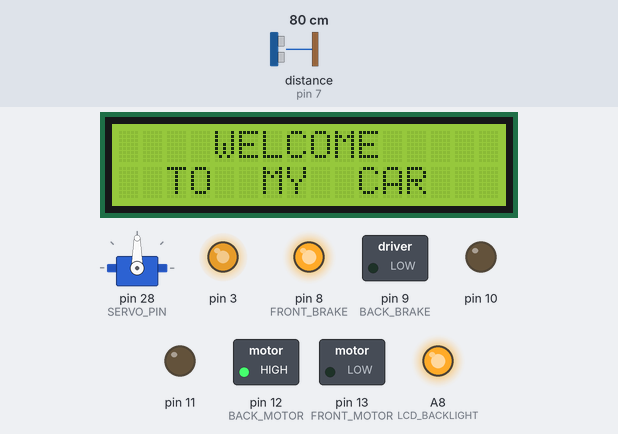
Recording of a sketch running on a simulated Arduino Mega 2560, built with avr-gcc and run on an emulated ATmega2560. Parts: 16×2 character LCD, servo, switched loads named in the sketch (green lamp = pin HIGH), output pins drawn as LEDs (lit = HIGH). Wiring (inferred from the names in the program): ultrasonic range finder: trigger pin 7; echo pin 7. Dashed ring = blinking. Inputs (shaded band) come from the test bench; at power-on: distance to the obstacle (sensor on pin 7) 80 cm. The echo pulse lasts 58.3 µs per cm; what the sketch prints to the serial monitor is not drawn.

Above: at 1.2 s.
1.3 s: distance to the obstacle (sensor on pin 7) set to 34 cm
2.8 s: distance to the obstacle (sensor on pin 7) set to 28 cm
At 3.3 s:
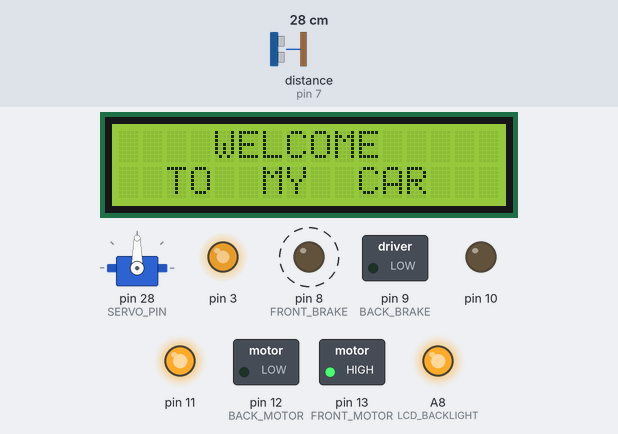
5.8 s: distance to the obstacle (sensor on pin 7) set to 60 cm
At 7.5 s:
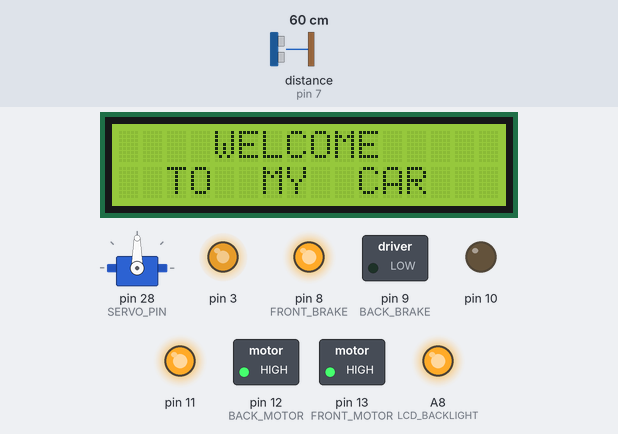
7.9 s: distance to the obstacle (sensor on pin 7) set to 2 cm
At 9.15 s:
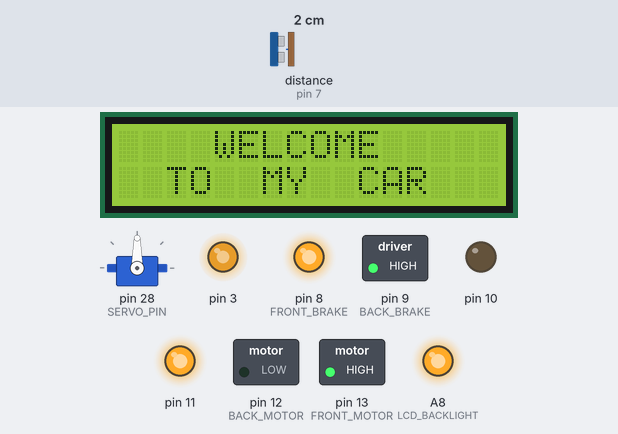
9.5 s: distance to the obstacle (sensor on pin 7) set to 35 cm
At 11.5 s:
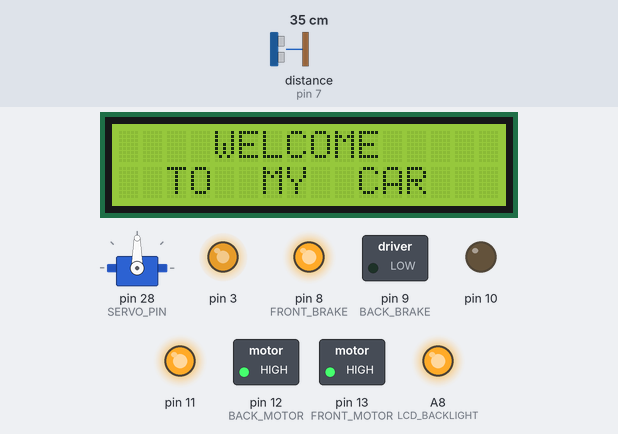
11.8 s: distance to the obstacle (sensor on pin 7) set to 4 cm
At 13.09 s:
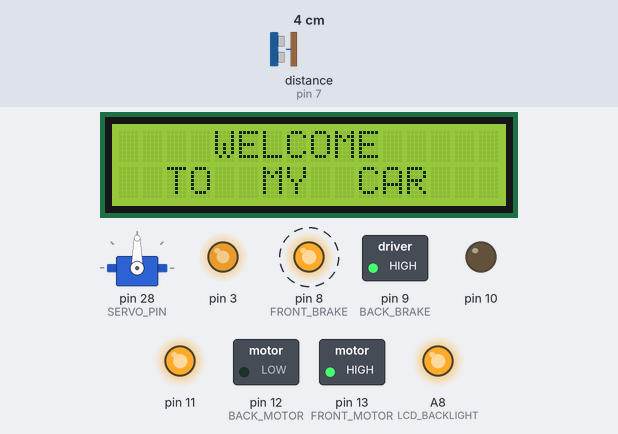
Timing chart, 0 to 15.8 s (numbered marks = the images above; inputs shaded):
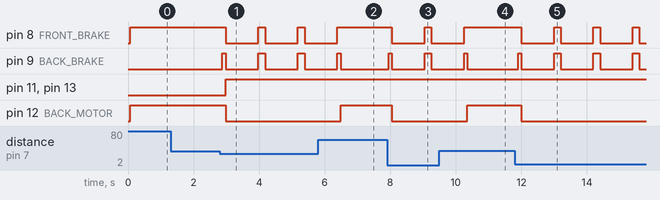

Measured:
- the behaviour switches between 31 and 30 cm on distance to the obstacle (sensor on pin 7) (found by bisection; images 0 and 1)
- after the input at 1.3 s, every drawn part: stays the same
- after the input at 2.8 s, pin 8 (FRONT_BRAKE): alternates HIGH for 0.20 s and LOW for 1.0 s, starting after 0.18 s; pin 9 (BACK_BRAKE): LOW → HIGH after 0.08 s, then repeats every 1.2 s: LOW 1.0 s, HIGH 0.20 s; pin 11, pin 13 (FRONT_MOTOR): LOW → HIGH after 0.18 s; pin 12 (BACK_MOTOR): HIGH → LOW after 0.18 s
- after the input at 5.8 s, pin 8 (FRONT_BRAKE): goes on until 6.4 s, then stays HIGH; pin 12 (BACK_MOTOR): LOW → HIGH after 0.69 s
- after the input at 7.9 s, pin 8 (FRONT_BRAKE): HIGH → LOW after 0.15 s, → HIGH 1.0 s later, → LOW 0.20 s later; pin 9 (BACK_BRAKE): LOW → HIGH after 0.05 s, → LOW 0.10 s later, → HIGH 1.0 s later, → LOW 0.20 s later; pin 12 (BACK_MOTOR): HIGH → LOW after 0.15 s
- after the input at 9.5 s, pin 8 (FRONT_BRAKE): goes on until 10.3 s, then stays HIGH; pin 12 (BACK_MOTOR): LOW → HIGH after 0.85 s
- after the input at 11.8 s, pin 8 (FRONT_BRAKE): alternates HIGH for 0.20 s and LOW for 1.0 s, starting after 0.20 s; pin 9 (BACK_BRAKE): LOW → HIGH after 0.10 s, then repeats every 1.2 s: LOW 1.0 s, HIGH 0.20 s; pin 12 (BACK_MOTOR): HIGH → LOW after 0.20 s

The sketch:

RCcarDesk.ino
```cpp
#include <LiquidCrystal.h>
#include <Servo.h>

//LCD Hookups
#define RS 26
#define EN 27
#define D4 22
#define D5 23
#define D6 24
#define D7 25
#define LCD_BACKLIGHT A8

//Motors Hookups
#define BACK_MOTOR 12
#define FRONT_MOTOR 13
#define BACK_BRAKE 9
#define FRONT_BRAKE 8

#define SERVO_PIN 28

LiquidCrystal lcd(EN, RS, D7, D6, D5, D4);

Servo headServo;
const int pingPin = 7;
int servoAngle = 90;
int angleStep = 30;


void setup(){
  pinMode(LCD_BACKLIGHT,OUTPUT);
  digitalWrite(LCD_BACKLIGHT,HIGH);
  lcd.begin(16, 2);
  lcd.print("    WELCOME");
  lcd.setCursor(1,1);
  lcd.print(" TO  MY  CAR");
  headServo.attach(SERVO_PIN);
  pinMode(BACK_MOTOR,OUTPUT);
  pinMode(FRONT_MOTOR, OUTPUT);
  pinMode(BACK_BRAKE, OUTPUT);
  pinMode(FRONT_BRAKE, OUTPUT);
  digitalWrite(BACK_BRAKE, LOW);
  digitalWrite(FRONT_BRAKE, HIGH);
  analogWrite(3,200);  //activate drive motor
  digitalWrite(BACK_MOTOR, HIGH);
  pinMode(10, OUTPUT);
  Serial.begin(9600);
}  //setup

void loop(){
  //turnRight();
  //delay(1000);
  //turnLeft();
  //delay(1000);
  //drive();
  long duration, inches=0;
  pinMode(pingPin, OUTPUT);
  digitalWrite(pingPin, LOW);
  delayMicroseconds(2);
  digitalWrite(pingPin, HIGH);
  delayMicroseconds(5);
  digitalWrite(pingPin, LOW);
  pinMode(pingPin, INPUT);
  duration = pulseIn(pingPin, HIGH);

  inches = microsecondsToInches(duration);
  Serial.println(inches);
  if( inches < 12 ){
    digitalWrite(BACK_BRAKE, HIGH);
    delay(100);
    turnRight();
    digitalWrite(BACK_BRAKE, LOW);
    analogWrite(3, 200);  //activate drive motor
    digitalWrite(BACK_MOTOR, LOW);
    delay(1000);
    //not sure
    digitalWrite(BACK_BRAKE, HIGH);
    digitalWrite(FRONT_BRAKE, HIGH);

  }else{
    drive();
  }delay(100);
}  //loop

void updateHeadAngle()
{
  headServo.write(servoAngle);
  servoAngle += angleStep;
  if(servoAngle >= 150)
  {
    servoAngle = 150;
    angleStep *= -1;
  }
  if(servoAngle <= 30)
  {
    servoAngle = 30;
    angleStep *= -1;
  }
}  //updateHeadAngle

void turnLeft(){
  digitalWrite(FRONT_BRAKE, LOW);
  digitalWrite(FRONT_MOTOR, LOW);
  analogWrite(11, 255);  //activate turn motor
}
void turnRight(){
  digitalWrite(FRONT_BRAKE, LOW);
  digitalWrite(FRONT_MOTOR, HIGH);
  analogWrite(11, 255);  //activate turn motor
}
void drive(){
  digitalWrite(BACK_BRAKE, LOW);
  analogWrite(3, 200);  //activate drive motor
  digitalWrite(BACK_MOTOR, HIGH);
}

long microsecondsToInches(long microseconds)
{
  return microseconds / 74 / 2;
}
```
